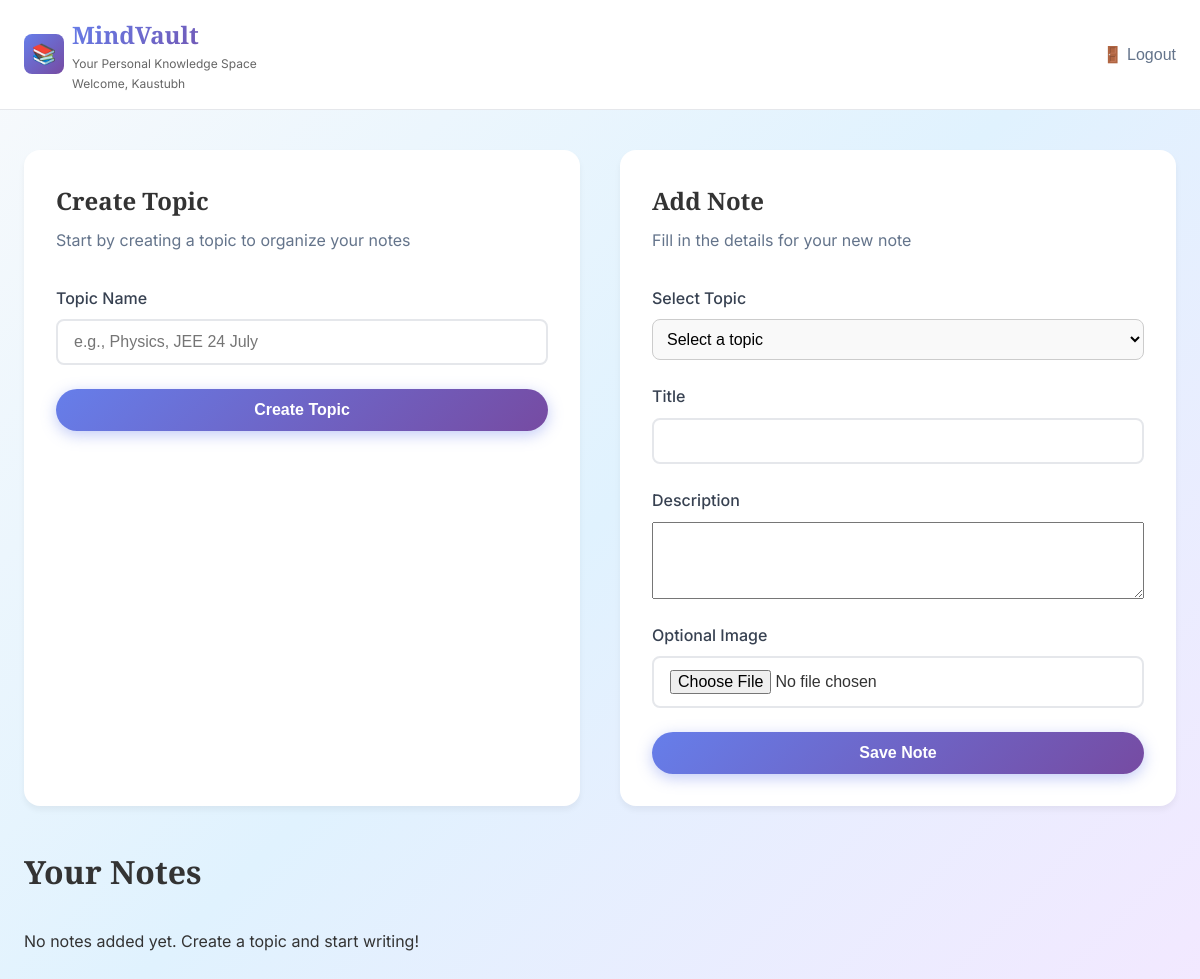
/MindVault/ (signed in), run on an earlier commit of the app's database.
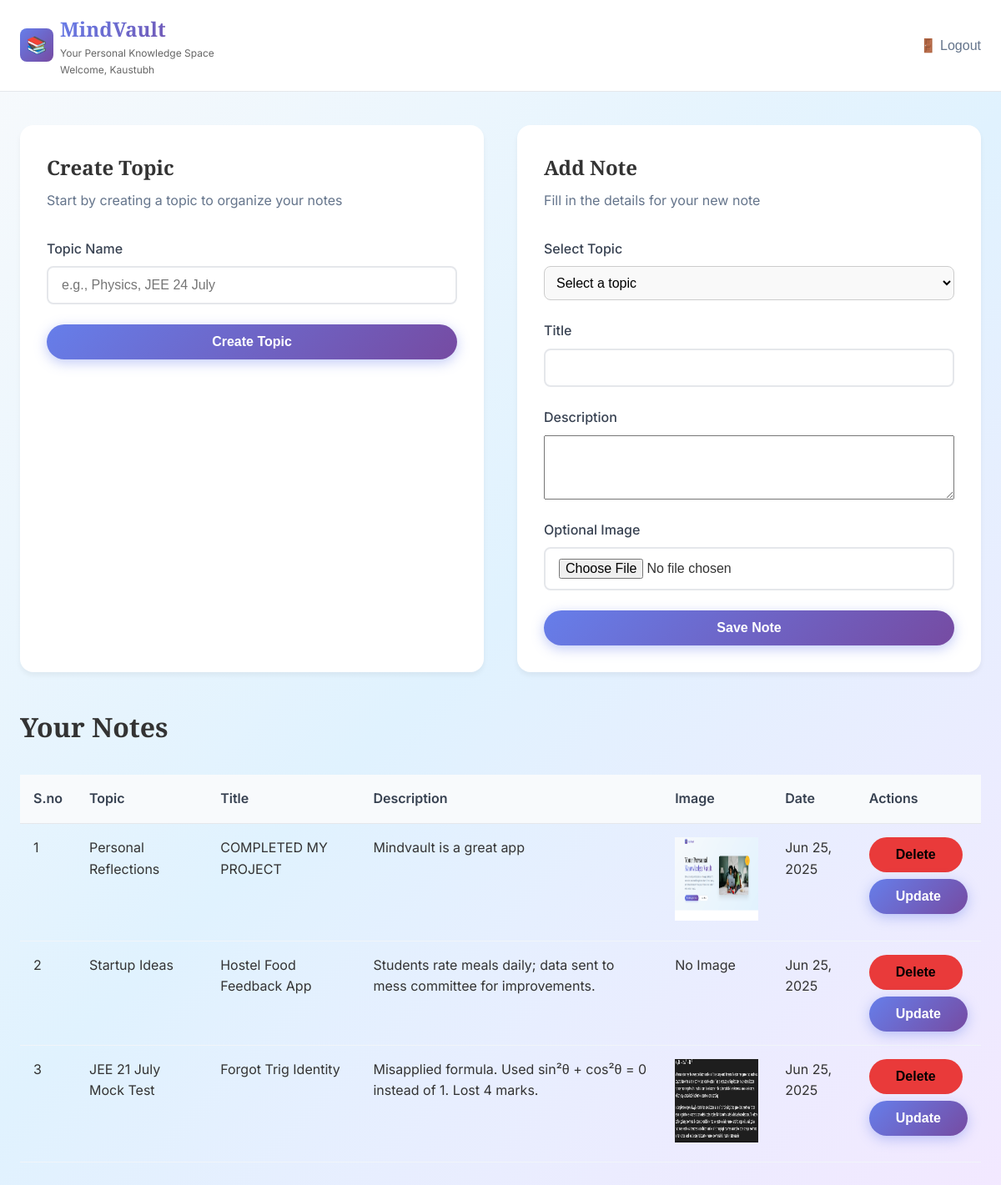
And on a later commit of the database.
### Notes/models.py (models this page shows, shortened)
class Entry(models.Model):
    user = models.ForeignKey(User,  on_delete=models.SET_NULL,null=True,blank=True)
    topic = models.ForeignKey(Topic, on_delete=models.CASCADE, related_name='entries')
    title = models.CharField(max_length=200)
    description = models.TextField()
    image = models.ImageField(upload_to='entries/', blank=True, null=True)
    created_at = models.DateTimeField(auto_now_add=True)

class Topic(models.Model):
    user = models.ForeignKey(User,  on_delete=models.SET_NULL,null=True,blank=True)
    name = models.CharField(max_length=100)
    created_at = models.DateTimeField(auto_now_add=True)

### Notes/views.py (the view, shortened to what this page needs)
# urls.py: path('MindVault/',notes_entry, name = "notes_entry"),
@login_required(login_url='/login/')
def notes_entry(request):
    topics = Topic.objects.filter(user=request.user)
    entries = Entry.objects.filter(user=request.user).order_by('-created_at')
    return render(request, 'home.html', {
        'topics': topics,
        'entries': entries
    })

### Notes/templates/home.html (shortened to what this page needs)
{% extends "base.html" %}
{% block start %}
<header class="app-header">
    <div class="app-nav">
        <div class="logo">
            <div class="logo-icon">📚</div>
            <div class="logo-info">
                <span class="logo-text">MindVault</span>
                <span class="logo-subtitle">Your Personal Knowledge Space</span>
                <span class="logo-subtitle">Welcome, {{user.first_name}}</span>
            </div>
        </div>
        <form method="POST" action="{% url 'logout_page' %}">
            <button type="submit" class="logout-btn">🚪 Logout</button>
        </form>
    </div>
</header>
<div class="app-container">
    <div class="topic-panel">
        <div class="panel-header">
            <h2>Create Topic</h2>
            <p>Start by creating a topic to organize your notes</p>
        </div>
        <form class="topic-form" id="topicForm" method="post">
            <div class="form-group">
                <label for="topicName">Topic Name</label>
                <input type="text" name="topic" id="topicName" placeholder="e.g., Physics, JEE 24 July" required>
            </div>
            <button type="submit" class="btn btn-primary">Create Topic</button>
        </form>
    </div>
    <div class="note-panel">
        <div class="panel-header">
            <h2>Add Note</h2>
            <p>Fill in the details for your new note</p>
        </div>
        <form method="POST" class="topic-form" enctype="multipart/form-data">
            <div class="form-group">
                <label for="selected_topic">Select Topic</label>
                <select name="selected_topic" id="selected_topic" class="styled-select" required>
                    <option value="" disabled selected>Select a topic</option>
                </select>
            </div>
            <div class="form-group">
                <label for="noteTitle">Title</label>
                <input type="text" name="title" id="noteTitle" required>
            </div>
            <div class="form-group">
                <label for="noteDescription">Description</label>
                <textarea name="description" id="noteDescription" rows="5" required></textarea>
            </div>
            <div class="form-group">
                <label for="image">Optional Image</label>
                <input type="file" name="image" id="image" accept="image/*">
            </div>
            <button type="submit" class="btn btn-primary">Save Note</button>
        </form>
    </div>
</div>
<div class="notes-section">
    <div class="section-header">
        <h2>Your Notes</h2>
    </div>
    {% if entries %}
    <table class="notes-table">
        <thead>
            <tr>
                <th>S.no</th>
                <th>Topic</th>
                <th>Title</th>
                <th>Description</th>
                <th>Image</th>
                <th>Date</th>
                <th>Actions</th>
            </tr>
        </thead>
        <tbody>
            {% for entry in entries %}
            <tr>
                <td>{{forloop.counter}}</td>
                <td>{{ entry.topic.name }}</td>
                <td>{{ entry.title }}</td>
                <td>{{ entry.description }}</td>
                <td>
                    {% if entry.image %}
                <a href = "/media/{{entry.image}}" target="_blank"><img src = "/media/{{entry.image}}" style="height: 100px; width: 100px;"></a></t>
                    {% else %}
                        No Image
                    {% endif %}
                </td>
                <td>{{ entry.created_at|date:"M d, Y" }}</td>
                <td>
            <div style="display: flex; flex-direction: column; gap: 8px;">
                <a href="/delete-entry/{{entry.id}}/" class="linkbtn">
                <button class="btn btn-danger" style="background-color: rgb(233, 58, 58);">Delete</button>
                </a>
                <a href="/update-entry/{{entry.id}}/" class="linkbtn">
                <button class="btn btn-primary">Update</button>
                </a>
            </div>
            </td>
            </tr>
            {% endfor %}
        </tbody>
    </table>
    {% else %}
        <p>No notes added yet. Create a topic and start writing!</p>
    {% endif %}
</div>
{% endblock %}

### Notes/templates/base.html (shortened to what this page needs)
{% load static %}
<!DOCTYPE html>
<html lang="en">
<head>
     <link rel="stylesheet" href="{% static 'styles.css' %}">
</head>
<body>
{% block start %}
{% endblock %}
</body>
</html>

### Notes/static/styles.css (style rules this page uses)
* { margin: 0; padding: 0; box-sizing: border-box; }
body { font-family: 'Inter', sans-serif; line-height: 1.6; color: #333; background: linear-gradient(135deg, #f8fafc 0%, #e0f2fe 50%, #f3e8ff 100%); min-height: 100vh; }
.logo { display: flex; align-items: center; gap: 8px; }
.logo-icon { width: 40px; height: 40px; background: linear-gradient(135deg, #667eea 0%, #764ba2 100%); border-radius: 8px; display: flex; align-items: center; justify-content: center; font-size: 20px; }
.logo-text { font-family: 'Playfair Display', serif; font-size: 24px; font-weight: 700; background: linear-gradient(135deg, #667eea 0%, #764ba2 100%); -webkit-background-clip: text; -webkit-text-fill-color: transparent; background-clip: text; }
.logo-info { display: flex; flex-direction: column; }
.logo-subtitle { font-size: 12px; color: #666; font-weight: 400; }
.btn { display: inline-flex; align-items: center; justify-content: center; padding: 12px 32px; border-radius: 50px; font-weight: 600; text-decoration: none; border: none; cursor: pointer; transition: all 0.3s ease; font-size: 16px; }
.btn-primary { background: linear-gradient(135deg, #667eea 0%, #764ba2 100%); color: white; box-shadow: 0 4px 15px rgba(102, 126, 234, 0.4); }
.section-header { text-align: center; margin-bottom: 80px; }
.form-group { display: flex; flex-direction: column; gap: 8px; }
.form-group label { font-weight: 500; color: #374151; }
.app-header { background: white; border-bottom: 1px solid #e5e7eb; padding: 16px 0; }
.app-nav { max-width: 1200px; margin: 0 auto; padding: 0 24px; display: flex; align-items: center; justify-content: space-between; }
.logout-btn { background: none; border: none; color: #64748b; font-size: 16px; font-weight: 500; cursor: pointer; text-decoration: none; padding: 0; transition: color 0.3s ease, transform 0.2s ease; }
.app-container { max-width: 1200px; margin: 0 auto; padding: 40px 24px; display: grid; grid-template-columns: 1fr 1fr; gap: 40px; }
.topic-panel, .note-panel { background: white; border-radius: 16px; padding: 32px; box-shadow: 0 4px 6px rgba(0, 0, 0, 0.05); }
.panel-header { margin-bottom: 32px; }
.panel-header h2 { font-family: 'Playfair Display', serif; font-size: 24px; font-weight: 700; margin-bottom: 8px; }
.panel-header p { color: #64748b; }
.topic-form, .note-form { display: flex; flex-direction: column; gap: 24px; }
.topic-form input, .note-form input, .note-form textarea { width: 100%; padding: 12px 16px; border: 2px solid #e5e7eb; border-radius: 8px; font-size: 16px; transition: border-color 0.3s ease; }
.notes-section { max-width: 1200px; margin: 0 auto; padding: 0 24px 80px 24px; }
.notes-section .section-header { display: flex; justify-content: space-between; align-items: center; margin-bottom: 32px; }
.notes-section .section-header h2 { font-family: 'Playfair Display', serif; font-size: 32px; font-weight: 700; margin: 0; }
.notes-table { width: 100%; border-collapse: collapse; }
.notes-table th { background: #f8fafc; padding: 16px; text-align: left; font-weight: 600; color: #374151; border-bottom: 1px solid #e5e7eb; }
.notes-table td { padding: 16px; border-bottom: 1px solid #f1f5f9; vertical-align: top; }
.styled-select { padding: 10px; font-size: 16px; border: 1px solid #ccc; border-radius: 8px; width: 100%; background-color: #f9f9f9; }

What changed in the data, as far as the page shows it:
added Entry: topic.name "Personal Reflections", title "COMPLETED MY PROJECT", description "Mindvault is a great app", image (picture), created_at "Jun 25, 2025"
added Entry: topic.name "Startup Ideas", title "Hostel Food Feedback App", description "Students rate meals daily; data sent to mess committee for improvements.", image "No Image", created_at "Jun 25, 2025"
added Entry: topic.name "JEE 21 July Mock Test", title "Forgot Trig Identity", description "Misapplied formula. Used sin²θ + cos²θ = 0 instead of 1. Lost 4 marks.", image (picture), created_at "Jun 25, 2025"
Also different on the page:
text no longer shown: "No notes added yet. Create a topic and start writing!"
text now shown: "S.no Topic Title Description Image Date Actions"
